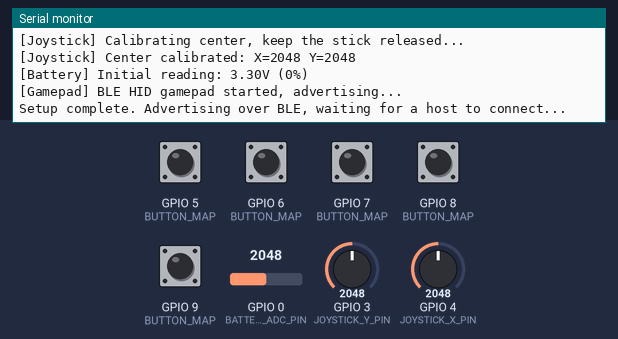
Bench run of a program on a simulated ESP32-C3. Parts: the last lines printed to the serial monitor. The test bench sets the inputs (shaded band); at power-on: GPIO 5 (BUTTON_MAP), GPIO 6 (BUTTON_MAP), GPIO 7 (BUTTON_MAP), GPIO 8 (BUTTON_MAP), GPIO 9 (BUTTON_MAP) HIGH, GPIO 0 (BATTERY_ADC_PIN) = 2048, GPIO 3 (JOYSTICK_Y_PIN) = 2048, GPIO 4 (JOYSTICK_X_PIN) = 2048 (analog values on the 0–4095 scale). USB keyboard and mouse output is not drawn.

Above: at 1.6 s.
1.7 s: GPIO 5 (BUTTON_MAP) pulled LOW for 0.15 s
At 2.3 s:
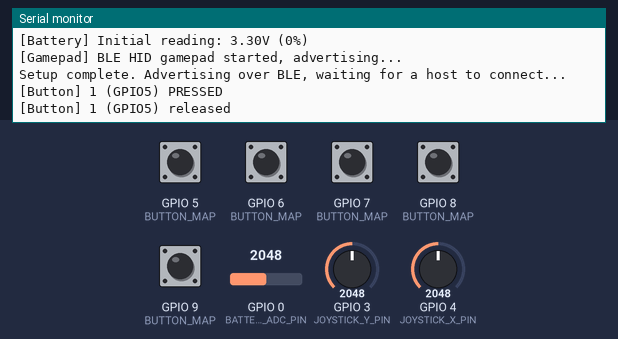
3.3 s: GPIO 6 (BUTTON_MAP) pulled LOW for 0.15 s
At 3.46 s:
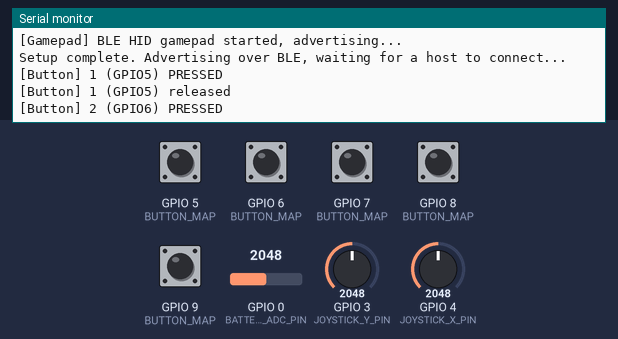
4.9 s: GPIO 7 (BUTTON_MAP) pulled LOW for 0.15 s
At 5.8 s:
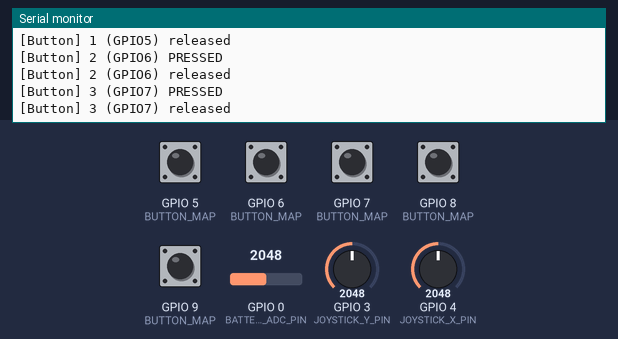
6.5 s: GPIO 8 (BUTTON_MAP) pulled LOW for 0.15 s
At 7.8 s:
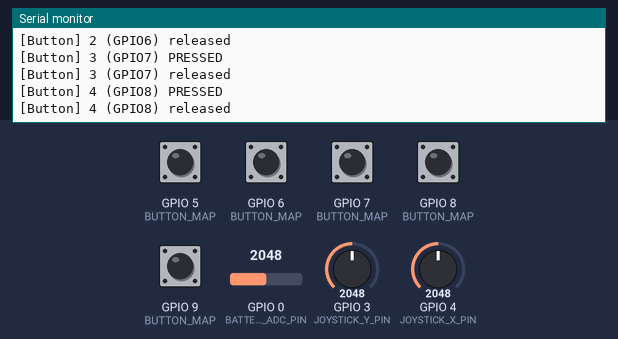
8.1 s: GPIO 9 (BUTTON_MAP) pulled LOW for 0.15 s
At 9.6 s:
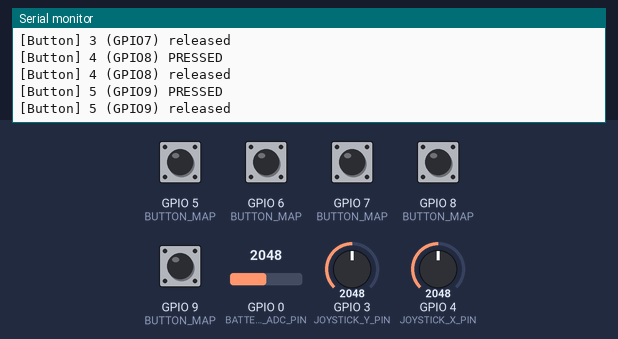

The program:

main.cpp
```cpp
// ============================================================================
// ESP32-C3 Super Mini -- Modular BLE Gamepad
//
// setup()/loop() only wire the modules together; all real logic lives in
// ButtonManager, JoystickManager, BatteryManager, and GamepadController.
// All pins and tunables live in include/Config.h.
// ============================================================================

#include <Arduino.h>
#include "Config.h"
#include "ButtonManager.h"
#include "JoystickManager.h"
#include "BatteryManager.h"
#include "GamepadController.h"

ButtonManager      buttons;
JoystickManager    joystick;
BatteryManager     battery;
GamepadController  gamepad;

void setup() {
    Serial.begin(SERIAL_BAUD_RATE);
    delay(300); // give the C3's native USB-CDC serial time to enumerate

    DEBUG_PRINTLN("\n=== ESP32-C3 BLE Gamepad ===");

    buttons.begin();
    joystick.begin();
    battery.begin();
    gamepad.begin();

    DEBUG_PRINTLN("Setup complete. Advertising over BLE, waiting for a host to connect...");
}

void loop() {
    // Hardware is always polled, connected or not, so debug prints and
    // debouncing stay accurate even before pairing.
    buttons.update();
    joystick.update();
    battery.update();

    if (gamepad.isConnected()) {
        gamepad.updateButtons(buttons);
        gamepad.updateAxes(joystick);
        gamepad.updateBattery(battery);
        gamepad.sendReport();
    }

    delay(LOOP_DELAY_MS);
}
```

BatteryManager.h
```cpp
#pragma once
// ============================================================================
// BatteryManager
//
// Periodically samples the battery-sense ADC pin, converts it to a real
// battery voltage using the configured divider ratio, smooths it, and
// turns it into a 0-100% level. Fully inert if BATTERY_MONITORING_ENABLED
// is false in Config.h.
// ============================================================================

#include <Arduino.h>
#include "Config.h"

class BatteryManager {
public:
    void begin();
    void update();   // call every loop; internally rate-limited

    uint8_t getPercentage() const { return _percentage; }
    float   getVoltage() const { return _smoothedVoltage; }

    // True exactly once after a new reading is taken -- lets the caller
    // know it's worth pushing a fresh value over BLE.
    bool isDue() const { return _reportDue; }
    void clearDue() { _reportDue = false; }

private:
    void sampleNow();

    float    _smoothedVoltage = BATTERY_FULL_VOLTAGE;
    uint8_t  _percentage      = 100;
    uint32_t _lastUpdate      = 0;
    bool     _firstReading    = true;
    bool     _reportDue       = false;
};
```

ButtonManager.h
```cpp
#pragma once
// ============================================================================
// ButtonManager
//
// Reads every GPIO listed in Config.h's BUTTON_MAP, debounces it, and
// exposes a simple isPressed(index) / getGamepadButton(index) interface.
// Knows nothing about Bluetooth -- it only tracks physical button state.
// ============================================================================

#include <Arduino.h>
#include "Config.h"

class ButtonManager {
public:
    void begin();
    void update();

    bool    isPressed(uint8_t index) const;
    uint8_t getGamepadButton(uint8_t index) const;
    uint8_t getButtonCount() const { return BUTTON_COUNT; }

private:
    struct ButtonState {
        bool     stableState;     // debounced, "true" = pressed
        bool     lastRawState;
        uint32_t lastChangeTime;
    };

    ButtonState _states[BUTTON_COUNT];
};
```

GamepadController.h
```cpp
#pragma once
// ============================================================================
// GamepadController
//
// The only file that talks to the ESP32-BLE-Gamepad library directly.
// Translates the plain-old-data state coming out of ButtonManager /
// JoystickManager / BatteryManager into BLE HID gamepad reports.
// ============================================================================

#include <Arduino.h>
#include <BleGamepad.h>
#include "Config.h"
#include "ButtonManager.h"
#include "JoystickManager.h"
#include "BatteryManager.h"

class GamepadController {
public:
    void begin();
    bool isConnected();

    void updateButtons(ButtonManager &buttons);
    void updateAxes(JoystickManager &joystick);
    void updateBattery(BatteryManager &battery);
    void sendReport();

private:
    BleGamepad _bleGamepad{BLE_DEVICE_NAME, BLE_DEVICE_MANUFACTURER, 100};
};
```

JoystickManager.h
```cpp
#pragma once
// ============================================================================
// JoystickManager
//
// Reads the two ADC pins for the analog stick, auto-calibrates the center
// point at boot, applies a deadzone, and scales the result to the signed
// -32767..32767 range the BLE HID gamepad report expects.
// ============================================================================

#include <Arduino.h>
#include "Config.h"

class JoystickManager {
public:
    void begin();
    void update();

    int16_t getX() const { return _outX; }
    int16_t getY() const { return _outY; }

private:
    int applyDeadzoneAndScale(int raw, int center, bool invert) const;

    int     _centerX = ADC_MAX_RAW / 2;
    int     _centerY = ADC_MAX_RAW / 2;
    int16_t _outX    = 0;
    int16_t _outY    = 0;
};
```

BatteryManager.cpp
```cpp
#include "BatteryManager.h"

void BatteryManager::begin() {
    if (!BATTERY_MONITORING_ENABLED) {
        DEBUG_PRINTLN("[Battery] Monitoring disabled in Config.h");
        return;
    }

    pinMode(BATTERY_ADC_PIN, INPUT);
    analogSetAttenuation(ADC_11db);

    _firstReading = true;
    sampleNow();
    _lastUpdate = millis();
    _reportDue  = true; // push the initial reading once BLE connects

    DEBUG_PRINTF("[Battery] Initial reading: %.2fV (%d%%)\n", _smoothedVoltage, _percentage);
}

void BatteryManager::sampleNow() {
    uint32_t sumMillivolts = 0;
    for (uint8_t i = 0; i < BATTERY_OVERSAMPLE_COUNT; i++) {
        sumMillivolts += analogReadMilliVolts(BATTERY_ADC_PIN);
    }
    float measuredVolts = (sumMillivolts / (float)BATTERY_OVERSAMPLE_COUNT) / 1000.0f;
    float batteryVolts  = measuredVolts * BATTERY_VOLTAGE_DIVIDER_RATIO;

    if (_firstReading) {
        _smoothedVoltage = batteryVolts;
        _firstReading    = false;
    } else {
        _smoothedVoltage = (BATTERY_SMOOTHING_ALPHA * batteryVolts) +
                           ((1.0f - BATTERY_SMOOTHING_ALPHA) * _smoothedVoltage);
    }

    float pct = (_smoothedVoltage - BATTERY_EMPTY_VOLTAGE) /
                (BATTERY_FULL_VOLTAGE - BATTERY_EMPTY_VOLTAGE) * 100.0f;
    pct = constrain(pct, 0.0f, 100.0f);
    _percentage = (uint8_t)(pct + 0.5f);
}

void BatteryManager::update() {
    if (!BATTERY_MONITORING_ENABLED) return;

    if (millis() - _lastUpdate >= BATTERY_UPDATE_INTERVAL_MS) {
        _lastUpdate = millis();
        sampleNow();
        _reportDue = true;
        DEBUG_PRINTF("[Battery] %.2fV -> %d%%\n", _smoothedVoltage, _percentage);
    }
}
```

ButtonManager.cpp
```cpp
#include "ButtonManager.h"

void ButtonManager::begin() {
    for (uint8_t i = 0; i < BUTTON_COUNT; i++) {
        pinMode(BUTTON_MAP[i].pin, INPUT_PULLUP);

        bool raw     = digitalRead(BUTTON_MAP[i].pin);
        bool pressed = BUTTON_MAP[i].activeLow ? (raw == LOW) : (raw == HIGH);

        _states[i].stableState    = pressed;
        _states[i].lastRawState   = pressed;
        _states[i].lastChangeTime = millis();

        DEBUG_PRINTF("[Button] index %d -> GPIO%d ready\n", i, BUTTON_MAP[i].pin);
    }
}

void ButtonManager::update() {
    for (uint8_t i = 0; i < BUTTON_COUNT; i++) {
        bool raw        = digitalRead(BUTTON_MAP[i].pin);
        bool rawPressed = BUTTON_MAP[i].activeLow ? (raw == LOW) : (raw == HIGH);

        if (rawPressed != _states[i].lastRawState) {
            _states[i].lastChangeTime = millis();
            _states[i].lastRawState   = rawPressed;
        }

        bool stableEnough = (millis() - _states[i].lastChangeTime) > DEBOUNCE_DELAY_MS;

        if (stableEnough && (_states[i].stableState != rawPressed)) {
            _states[i].stableState = rawPressed;
            DEBUG_PRINTF("[Button] %d (GPIO%d) %s\n",
                         i + 1, BUTTON_MAP[i].pin, rawPressed ? "PRESSED" : "released");
        }
    }
}

bool ButtonManager::isPressed(uint8_t index) const {
    if (index >= BUTTON_COUNT) return false;
    return _states[index].stableState;
}

uint8_t ButtonManager::getGamepadButton(uint8_t index) const {
    if (index >= BUTTON_COUNT) return BUTTON_1;
    return BUTTON_MAP[index].gamepadButton;
}
```

GamepadController.cpp
```cpp
#include "GamepadController.h"

void GamepadController::begin() {
    BleGamepadConfiguration config;

    config.setAutoReport(false);                 // we send one combined report per loop instead
    config.setControllerType(CONTROLLER_TYPE_GAMEPAD);
    config.setButtonCount(BUTTON_COUNT);          // derived from Config.h's BUTTON_MAP
    config.setHatSwitchCount(0);                  // no D-pad hat in this build

    // Only expose X/Y -- matches the single analog stick on this hardware.
    config.setWhichAxes(/*X*/ true, /*Y*/ true, /*Z*/ false,
                         /*RX*/ false, /*RY*/ false, /*RZ*/ false,
                         /*Slider1*/ false, /*Slider2*/ false);
    config.setAxesMin(GAMEPAD_AXIS_MIN);
    config.setAxesMax(GAMEPAD_AXIS_MAX);

    _bleGamepad.begin(&config);

    DEBUG_PRINTLN("[Gamepad] BLE HID gamepad started, advertising...");
}

bool GamepadController::isConnected() {
    return _bleGamepad.isConnected();
}

void GamepadController::updateButtons(ButtonManager &buttons) {
    for (uint8_t i = 0; i < buttons.getButtonCount(); i++) {
        uint8_t gamepadButton = buttons.getGamepadButton(i);
        if (buttons.isPressed(i)) {
            _bleGamepad.press(gamepadButton);
        } else {
            _bleGamepad.release(gamepadButton);
        }
    }
}

void GamepadController::updateAxes(JoystickManager &joystick) {
    _bleGamepad.setX(joystick.getX());
    _bleGamepad.setY(joystick.getY());
}

void GamepadController::updateBattery(BatteryManager &battery) {
    if (!BATTERY_MONITORING_ENABLED) return;

    if (battery.isDue()) {
        _bleGamepad.setBatteryLevel(battery.getPercentage());
        battery.clearDue();
    }
}

void GamepadController::sendReport() {
    _bleGamepad.sendReport();
}
```

JoystickManager.cpp
```cpp
#include "JoystickManager.h"

void JoystickManager::begin() {
    pinMode(JOYSTICK_X_PIN, INPUT);
    pinMode(JOYSTICK_Y_PIN, INPUT);

    analogReadResolution(ADC_RESOLUTION_BITS);
    analogSetAttenuation(ADC_11db); // allows reading the full 0-3.3V-ish range

    DEBUG_PRINTLN("[Joystick] Calibrating center, keep the stick released...");

    uint32_t sumX = 0, sumY = 0;
    for (uint16_t i = 0; i < JOYSTICK_CALIBRATION_SAMPLES; i++) {
        sumX += analogRead(JOYSTICK_X_PIN);
        sumY += analogRead(JOYSTICK_Y_PIN);
        delayMicroseconds(200);
    }

    _centerX = sumX / JOYSTICK_CALIBRATION_SAMPLES;
    _centerY = sumY / JOYSTICK_CALIBRATION_SAMPLES;

    DEBUG_PRINTF("[Joystick] Center calibrated: X=%d Y=%d\n", _centerX, _centerY);
}

// Maps [center +/- deadzone .. ADC_MIN/MAX] onto [0 .. GAMEPAD_AXIS_MIN/MAX],
// independently for each side of center so an off-center calibration still
// reaches full deflection in both directions.
int JoystickManager::applyDeadzoneAndScale(int raw, int center, bool invert) const {
    int diff = raw - center;

    if (abs(diff) <= (int)JOYSTICK_DEADZONE) {
        return 0;
    }

    int32_t scaled;
    if (diff > 0) {
        int span = ADC_MAX_RAW - center - JOYSTICK_DEADZONE;
        if (span <= 0) span = 1;
        int adjusted = diff - JOYSTICK_DEADZONE;
        scaled = (int32_t)adjusted * GAMEPAD_AXIS_MAX / span;
    } else {
        int span = center - ADC_MIN_RAW - JOYSTICK_DEADZONE;
        if (span <= 0) span = 1;
        int adjusted = -diff - JOYSTICK_DEADZONE;
        scaled = (int32_t)adjusted * GAMEPAD_AXIS_MIN / span; // MIN is negative
    }

    scaled = constrain(scaled, (int32_t)GAMEPAD_AXIS_MIN, (int32_t)GAMEPAD_AXIS_MAX);
    return invert ? -scaled : (int)scaled;
}

void JoystickManager::update() {
    int rawX = analogRead(JOYSTICK_X_PIN);
    int rawY = analogRead(JOYSTICK_Y_PIN);

    _outX = (int16_t)applyDeadzoneAndScale(rawX, _centerX, JOYSTICK_INVERT_X);
    _outY = (int16_t)applyDeadzoneAndScale(rawY, _centerY, JOYSTICK_INVERT_Y);
}
```

Config.h
```cpp
#pragma once
// ============================================================================
// Config.h
//
// EVERY hardware-specific or "tunable" value in this project lives here.
// The other modules (ButtonManager, JoystickManager, BatteryManager,
// GamepadController) never contain a hardcoded pin number or magic value --
// they just read from this file. To customize the gamepad, this is the only
// file you should need to touch.
// ============================================================================

#include <Arduino.h>
#include <BleGamepad.h>   // pulls in the BUTTON_1..BUTTON_128 constants

// ----------------------------------------------------------------------------
// DEBUG
// Flip to false before "shipping" the gamepad to remove all Serial overhead.
// ----------------------------------------------------------------------------
#define DEBUG_ENABLED     true
#define SERIAL_BAUD_RATE  115200

#if DEBUG_ENABLED
    #define DEBUG_PRINT(...)    Serial.print(__VA_ARGS__)
    #define DEBUG_PRINTLN(...)  Serial.println(__VA_ARGS__)
    #define DEBUG_PRINTF(...)   Serial.printf(__VA_ARGS__)
#else
    #define DEBUG_PRINT(...)
    #define DEBUG_PRINTLN(...)
    #define DEBUG_PRINTF(...)
#endif

// Main loop pacing. BLE reports are sent once per loop while connected, so
// this is effectively your report rate (10ms = up to ~100 reports/sec).
static const uint32_t LOOP_DELAY_MS = 10;

// ----------------------------------------------------------------------------
// BLUETOOTH IDENTITY
// ----------------------------------------------------------------------------
static const char *BLE_DEVICE_NAME         = "ESP32-C3 Gamepad";
static const char *BLE_DEVICE_MANUFACTURER = "DIY Electronics";

// ----------------------------------------------------------------------------
// BUTTONS
//
// Wiring assumed: each button connects its GPIO straight to GND. Internal
// pull-ups are enabled in firmware, so no external resistors are needed.
//
// TO ADD / REMOVE / REMAP A BUTTON: edit this table only. Everything else
// (debouncing, BLE report building, button count sent to the HID
// descriptor) derives from it automatically.
//
//   pin           -> GPIO the physical button is wired to
//   gamepadButton -> BUTTON_1 .. BUTTON_128 constant reported over BLE
//   activeLow     -> true = pressed reads LOW (matches INPUT_PULLUP wiring)
// ----------------------------------------------------------------------------
struct ButtonMapping {
    uint8_t pin;
    uint8_t gamepadButton;
    bool    activeLow;
};

static const ButtonMapping BUTTON_MAP[] = {
    { 5, BUTTON_1, true },  // Button 1
    { 6, BUTTON_2, true },  // Button 2
    { 7, BUTTON_3, true },  // Button 3
    { 8, BUTTON_4, true },  // Button 4 -- GPIO8 is a strapping pin, see README
    { 9, BUTTON_5, true },  // Button 5 / joystick click -- GPIO9 is the BOOT
                            // strapping pin, see README
};
static const uint8_t BUTTON_COUNT = sizeof(BUTTON_MAP) / sizeof(BUTTON_MAP[0]);

static const uint32_t DEBOUNCE_DELAY_MS = 15;

// ----------------------------------------------------------------------------
// ANALOG JOYSTICK
//
// ADC1_CH4 = GPIO4 (X), ADC1_CH3 = GPIO3 (Y), per the ESP32-C3 ADC1 mapping.
// ----------------------------------------------------------------------------
static const uint8_t JOYSTICK_X_PIN = 4;
static const uint8_t JOYSTICK_Y_PIN = 3;

// Flip either of these to true if an axis reads backwards on your stick.
static const bool JOYSTICK_INVERT_X = false;
static const bool JOYSTICK_INVERT_Y = false;

static const int ADC_RESOLUTION_BITS = 12;      // 0..4095
static const int ADC_MIN_RAW         = 0;
static const int ADC_MAX_RAW         = 4095;

// Raw ADC counts around center that get reported as "0" -- absorbs stick
// noise / imperfect centering. Raise this if the stick reports drift when
// released, lower it if it feels unresponsive near center.
static const uint16_t JOYSTICK_DEADZONE = 120;

// Samples averaged at boot to find "center". Keep the stick untouched
// while the board starts up.
static const uint16_t JOYSTICK_CALIBRATION_SAMPLES = 200;

// Output range sent over BLE HID (signed, centered on 0).
static const int16_t GAMEPAD_AXIS_MIN = -32767;
static const int16_t GAMEPAD_AXIS_MAX =  32767;

// ----------------------------------------------------------------------------
// BATTERY MONITORING (optional feature)
//
// Your schematic didn't include a battery-voltage sense pin, so this
// defaults to GPIO0 (ADC1_CH0), which is otherwise unused. Wire a simple
// 2:1 divider from BAT+ to GND (e.g. two 100k resistors in series) with
// the midpoint going to this pin, so a 4.2V-charged cell shows ~2.1V here
// -- safely inside the ESP32's 0-3.3V ADC range.
//
// If you don't want to wire that up, set BATTERY_MONITORING_ENABLED to
// false and the gamepad will simply skip reporting a battery level.
// ----------------------------------------------------------------------------
static const bool    BATTERY_MONITORING_ENABLED    = true;
static const uint8_t BATTERY_ADC_PIN               = 0;

static const float   BATTERY_VOLTAGE_DIVIDER_RATIO = 2.0f;   // (R1+R2)/R2
static const float   BATTERY_EMPTY_VOLTAGE         = 3.30f;  // -> reports 0%
static const float   BATTERY_FULL_VOLTAGE          = 4.20f;  // -> reports 100%

static const uint8_t  BATTERY_OVERSAMPLE_COUNT     = 16;     // per reading
static const uint32_t BATTERY_UPDATE_INTERVAL_MS   = 30000;  // how often to re-check + notify
static const float    BATTERY_SMOOTHING_ALPHA      = 0.3f;   // 0..1, lower = smoother/slower
```

Measured:
- after the input at 1.7 s, the serial monitor: prints a new line at once (image 1)
- after the input at 3.3 s, the serial monitor: prints a new line at once (image 2)
- after the input at 4.9 s, the serial monitor: prints a new line at once (image 3)
- after the input at 6.5 s, the serial monitor: prints a new line at once (image 4)
- after the input at 8.1 s, the serial monitor: prints a new line at once (image 5)
